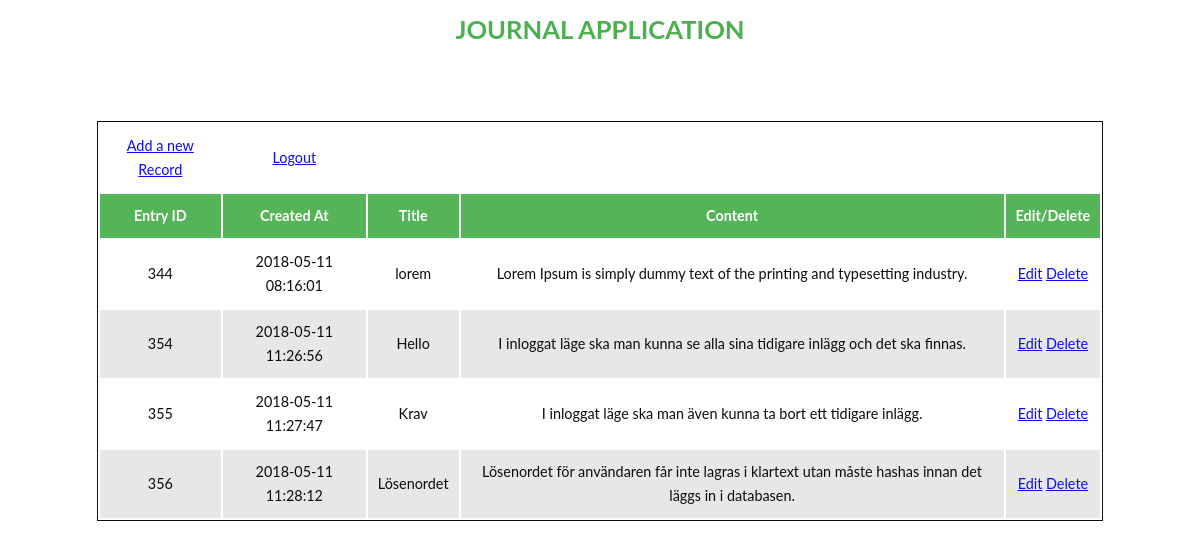
Page /partials/post_entry_view.php (signed in) on the committed database.
### tables this page shows
CREATE TABLE `entries` (
  `entryID` int(11) NOT NULL,
  `title` varchar(100) NOT NULL,
  `content` varchar(1000) NOT NULL,
  `createdAt` timestamp NOT NULL DEFAULT CURRENT_TIMESTAMP,
  `userID` int(11) NOT NULL
);

### partials/post_entry_view.php (the view, shortened to what this page needs)
<?php
include('connection.php');
?>
<!DOCTYPE html>
<html lang="en">
<head>
   <link rel="stylesheet" href="../css/style.css">
</head>
<?php
$sql = 'SELECT * FROM entries where userID = "'.$_SESSION['userid'].'"';
$query = mysqli_query($connection, $sql);
?>
<body>
<h1 class="main">Journal application</h1>
<table align="center">
	<tr>
	<td class="addnew">
	<a class="add" href = "../classes/Entry.php" class = "new_record" >Add a new Record</a>
	</td>
	<td>
	<a class="log" name = "logout" href = "logout.php">Logout</a>
	</td>
	</tr>
	<tr>
		<th>Entry ID</th>
		<th>Created At</th>
		<th>Title</th>
		<th>Content</th>
		<th>Edit/Delete</th>
	</tr>
	<tbody>
	<?php
	while ($row =  mysqli_fetch_array($query)) { ?>
		<tr>
			<td><?php echo $row['entryID'];?></td>
			<td><?php echo $row['createdAt']; ?></td>
			<td><?php echo $row['title']; ?></td>
			<td class = "content_word"><?php echo $row['content']; ?></td>
	<td>
		<a type = "submit" class = "edit" href="view.php?edit=<?php echo $row['entryID']; ?>" class="edit_btn" >Edit</a>
		<a type = "submit" name = "dlt" class = "delete" href="delete.php?del=<?php echo $row['entryID']; ?>" class="del_btn">Delete</a>
	</td>
		</tr>
	<?php } ?>
	</tbody>
	</table>
	</body>
	</html>

### css/style.css (style rules this page uses)
body,html { font-family: 'Lato', sans-serif; color: #000; background-color: #fff; }
.main { text-align: center; text-transform: uppercase; font-size: 1.6rem; font-family: 'Lato', sans-serif; color: #4CAF50; }

### partials/post_entry_view.php (style rules this page uses)
body { font-family: 'Lato', sans-serif; font-size: 0.9rem; line-height: 1.5rem; }
table { border: 1px solid black; opacity: 0.95; width: 85%; margin-top: 5rem; }
th { background: #4CAF50; color: #fff; }
tr:nth-child(even) { background: #e6e6e6; }
tr:nth-child(odd) { background: #fff; }
th, td { text-align: center; padding: 10px; }

### rows in the picture
entries: entryID "344", createdAt "2018-05-11 08:16:01", title "lorem", content "Lorem Ipsum is simply dummy text of the printing and typesetting industry."
entries: entryID "354", createdAt "2018-05-11 11:26:56", title "Hello", content "I inloggat läge ska man kunna se alla sina tidigare inlägg och det ska finnas."
entries: entryID "355", createdAt "2018-05-11 11:27:47", title "Krav", content "I inloggat läge ska man även kunna ta bort ett tidigare inlägg."
entries: entryID "356", createdAt "2018-05-11 11:28:12", title "Lösenordet", content "Lösenordet för användaren får inte lagras i klartext utan måste hashas innan det läggs in i databasen."
